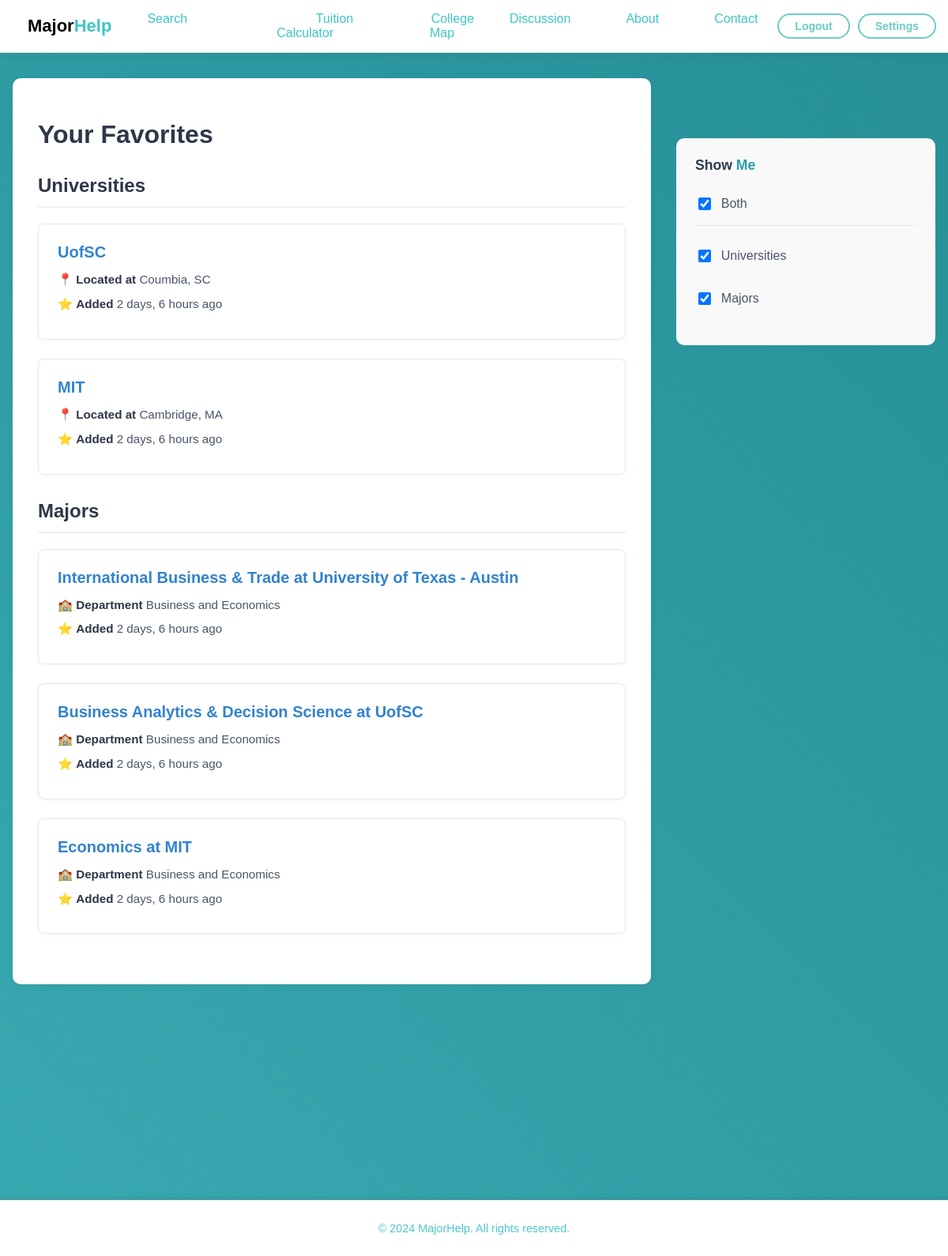
Page /favorites/ (signed in) on the committed database.
### MajorHelp/models.py (models this page shows, shortened)
class Favorite(models.Model):
    user = models.ForeignKey(CustomUser,on_delete=models.CASCADE)
    university = models.ForeignKey(University,on_delete=models.CASCADE, null=True, blank = True)
    major = models.ForeignKey(Major, on_delete=models.CASCADE, null=True, blank=True)
    created_at = models.DateTimeField(auto_now_add=True)

class University(models.Model):
    name = models.TextField()
    location = models.CharField(default="", max_length=255)  # City and State
    is_public = models.BooleanField(default=True, help_text="Check if the university is public; leave unchecked for private")
    aboutText = models.TextField(default= "")
    TotalUndergradStudents = models.IntegerField(default = 0)
    TotalGradStudents = models.IntegerField(default = 0)
    GraduationRate = models.DecimalField(default=0.0, max_digits=4, decimal_places=1)
    primary_color = models.CharField(default="#268f95", max_length=7)
    secondary_color = models.CharField(default="#FFFFFF", max_length=7)
    in_state_base_min_tuition = models.IntegerField(
        validators=[MinValueValidator(0)],
        default=0,
    )
    in_state_base_max_tuition = models.IntegerField(
        validators=[MinValueValidator(0)],
        default=0,
    )
    out_of_state_base_min_tuition = models.IntegerField(
        validators=[MinValueValidator(0)],
        default=0,
    )
    out_of_state_base_max_tuition = models.IntegerField(
        validators=[MinValueValidator(0)],
        default=0,
    )
    fees = models.IntegerField(
        validators=[MinValueValidator(0)],
        default=0,
    )
    slug = models.SlugField(default="", editable=False, null=False, unique=True)
    applicableAids = models.ManyToManyField(FinancialAid, related_name="university", blank=True)

class Major(models.Model):
    DEPARTMENT_CHOICES = [
        ('Humanities and Social Sciences', 'Humanities and Social Sciences'),
        ('Natural Sciences and Mathematics', 'Natural Sciences and Mathematics'),
        ('Business and Economics', 'Business and Economics'),
        ('Education', 'Education'),
        ('Engineering and Technology', 'Engineering and Technology'),
        ('Health Sciences', 'Health Sciences'),
        ('Arts and Design', 'Arts and Design'),
        ('Agriculture and Environmental Studies', 'Agriculture and Environmental Studies'),
        ('Communication and Media', 'Communication and Media'),
        ('Law and Criminal Justice', 'Law and Criminal Justice'),
    ]
    university = models.ForeignKey(
        University,
        on_delete=models.CASCADE,
        related_name="majors"
    )
    major_name = models.CharField(max_length=255)
    major_description = models.TextField(blank=True)
    slug = models.SlugField(editable=False, null=False, unique=True)
    department = models.CharField(max_length=50, choices=DEPARTMENT_CHOICES)
    in_state_min_tuition = models.IntegerField(
        validators=[MinValueValidator(0)],
        default=0,
    )
    in_state_max_tuition = models.IntegerField(
        validators=[MinValueValidator(0)],
        default=0,
    )
    out_of_state_min_tuition = models.IntegerField(
        validators=[MinValueValidator(0)],
        default=0,
    )
    out_of_state_max_tuition = models.IntegerField(
        validators=[MinValueValidator(0)],
        default=0,
    )
    fees = models.IntegerField(
        validators=[MinValueValidator(0)],
        default=0,
    )
    grad_in_state_min_tuition = models.IntegerField(
        validators=[MinValueValidator(0)],
        default=0,
        help_text="Minimum in-state tuition for graduate students."
    )
    grad_in_state_max_tuition = models.IntegerField(
        validators=[MinValueValidator(0)],
        default=0,
        help_text="Maximum in-state tuition for graduate students."
    )
    grad_out_of_state_min_tuition = models.IntegerField(
        validators=[MinValueValidator(0)],
        default=0,
        help_text="Minimum out-of-state tuition for graduate students."
    )
    grad_out_of_state_max_tuition = models.IntegerField(
        validators=[MinValueValidator(0)],
        default=0,
        help_text="Maximum out-of-state tuition for graduate students."
    )
    courses = models.ManyToManyField(Course, related_name="majors", blank=True)

### MajorHelp/views.py (the view)
# urls.py: path('favorites/', favorites_list, name='favorites-list'),
@login_required
def favorites_list(request):
    university_favorites = Favorite.objects.filter(
        user=request.user,
        university__isnull=False
    ).select_related('university').order_by('-created_at') # order_by sorts the list by most recent add to the list for universities in this case.
    major_favorites = Favorite.objects.filter(
        user=request.user,
        major__isnull=False
    ).select_related('major', 'major__university').order_by('-created_at') # order_by sorts the list by most recent add to the list for majors in this case.
    return render(request, 'Favorite/favorites.html', {
        'university_favorites': university_favorites,
        'major_favorites': major_favorites
    })

### MajorHelp/urls.py (called while the page is built)
    def to_url(self, value):
        return value

### MajorHelp/templates/Favorite/favorites.html (shortened to what this page needs)
{% extends 'base.html' %}
{% load static %}
{% load humanize %}
{% block content %}
<link rel="stylesheet" href="{% static 'css/settings/favorites.css' %}">
<div class="favorites-page-container">
    <div class="favorites-content">
        <div class="favorites-container">
            <h1>Your Favorites</h1>
            <div id="universities-section">
                <h2>Universities</h2>
                <ul class="favorites-list">
                    {% for favorite in university_favorites %}
                    <li class="favorite-item university-item">
                        <a href="{% url 'MajorHelp:university-detail' slug=favorite.university.slug %}">
                            <strong>{{ favorite.university.name }}</strong>
                        </a>
                        <p>📍 <strong>Located at</strong> {{ favorite.university.location }}</p>
                        <p>⭐ <strong>Added</strong> {{ favorite.created_at|timesince }} ago</p>
                    </li>
                    {% empty %}
                    <li class="no-favorites">You haven't favorited any universities yet.</li>
                    {% endfor %}
                </ul>
            </div>
            <div id="majors-section">
                <h2>Majors</h2>
                <ul class="favorites-list">
                    {% for favorite in major_favorites %}
                    <li class="favorite-item major-item">
                        <a href="{% url 'MajorHelp:major-detail' slug=favorite.major.slug %}">
                            <strong>{{ favorite.major.major_name }}</strong> at {{ favorite.major.university.name }}
                        </a>
                        <p>🏫 <strong>Department</strong> {{ favorite.major.department }}</p>
                        <p>⭐ <strong>Added</strong> {{ favorite.created_at|timesince }} ago</p>
                    </li>
                    {% empty %}
                    <li class="no-favorites">You haven't favorited any majors yet.</li>
                    {% endfor %}
                </ul>
            </div>
        </div>
    </div>
    <div class="filters-column">
        <div class="filter-card">
            <span class="filter-header">Show <span class="highlight-the">Me</span></span>
            <div class="filter-options-group">
                <div class="filter-option both-option">
                    <input type="checkbox" id="show-both" checked>
                    <label for="show-both">Both</label>
                </div>
                <div class="filter-option">
                    <input type="checkbox" id="show-universities" checked>
                    <label for="show-universities">Universities</label>
                </div>
                <div class="filter-option">
                    <input type="checkbox" id="show-majors" checked>
                    <label for="show-majors">Majors</label>
                </div>
            </div>
        </div>
    </div>
</div>
<br>  <br>
<br>  <br>
{% endblock %}

### MajorHelp/static/css/common/styles.css (style rules this page uses)
body, html { height: auto; overflow-y: auto; }
html { scrollbar-width: thin; scrollbar-color: #888 #f1f1f1; }

### MajorHelp/static/css/navbar/navbar.css (style rules this page uses)
body, ul, li, a, form, button { margin: 0; padding: 0; box-sizing: border-box; text-decoration: none; list-style: none; }
body { font-family: Arial, sans-serif; }

### MajorHelp/static/css/login/login.css (style rules this page uses)
body { height: 100vh; background: linear-gradient(45deg, #4FC7CF, #15787f); background-size: 300% 300%; animation: gradientAnimation 6s ease infinite; }

### MajorHelp/static/css/discussion/discussion_detail.css (style rules this page uses)
body::after { content: ''; display: block; height: 150px; }

### MajorHelp/static/css/majorchat/majorchat.css (style rules this page uses)
body { margin: 0; font-family: 'Segoe UI', sans-serif; }

### MajorHelp/static/css/settings/favorites.css (style rules this page uses)
.favorites-page-container { display: flex; gap: 2rem; max-width: 1200px; margin: 0 auto; padding: 2rem 1rem; align-items: flex-start; }
.filters-column { width: 280px; position: sticky; top: 175px; height: fit-content; background-color: #f9f9f9; border-radius: 10px; padding: 1.5rem; }
.favorites-content { flex: 1; background-color: #fff; border-radius: 10px; padding: 2rem; box-shadow: 0 2px 10px rgba(0,0,0,0.05); }
.filter-card { padding: 0; }
.filter-header { color: #2c3e50; font-weight: 700; margin-bottom: 1.2rem; font-size: 1.1rem; display: block; }
.filter-options-group { margin-top: 0.5rem; }
.filter-option { margin-bottom: 1rem; display: flex; align-items: center; padding: 0.5rem 0; }
.filter-option input { margin-right: 0.8rem; cursor: pointer; width: 16px; height: 16px; }
.filter-option label { color: #4a5568; font-size: 1rem; cursor: pointer; flex: 1; }
.filter-option.both-option { margin-bottom: 1.2rem; padding-bottom: 1rem; border-bottom: 1px solid #e2e8f0; }
.favorites-container { max-width: 100%; margin: 0; padding: 0; }
.favorites-list { list-style: none; padding: 0; margin: 1rem 0 2rem; }
.favorite-item { margin-bottom: 1.5rem; padding: 1.5rem; border: 1px solid #e2e8f0; border-radius: 8px; background-color: #fff; box-shadow: 0 2px 6px rgba(0,0,0,0.03); transition: all 0.2s ease; }
.favorite-item a { text-decoration: none; color: #3182ce; font-size: 1.25rem; font-weight: 600; display: block; margin-bottom: 0.75rem; }
.favorite-item p { margin: 0.5rem 0; color: #4a5568; font-size: 0.95rem; line-height: 1.5; }
.favorite-item p strong { color: #2d3748; font-weight: 600; }
h1 { color: #2d3748; margin-bottom: 1.5rem; font-size: 2rem; font-weight: 700; }
h2 { color: #2d3748; margin: 2rem 0 1.25rem; font-size: 1.5rem; font-weight: 600; border-bottom: 2px solid #edf2f7; padding-bottom: 0.75rem; }
.highlight-the { color: #2a9fa8; }

### rows in the picture
Favorite: university.name "UofSC", university.location "Coumbia, SC", created_at "2 days, 6 hours"
Favorite: university.name "MIT", university.location "Cambridge, MA", created_at "2 days, 6 hours"
Favorite: major.major_name "International Business & Trade", major.university.name "University of Texas - Austin", major.department "Business and Economics", created_at "2 days, 6 hours"
Favorite: major.major_name "Business Analytics & Decision Science", major.university.name "UofSC", major.department "Business and Economics", created_at "2 days, 6 hours"
Favorite: major.major_name "Economics", major.university.name "MIT", major.department "Business and Economics", created_at "2 days, 6 hours"
